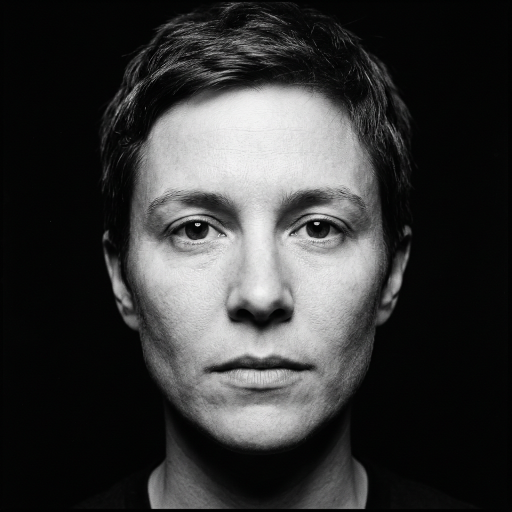
#> input picture assets/source/face.png, 1024 x 1024 px (shown at 1/2 size)
$ python make_logo.py
#> lines starting #> are read from the running program, lines starting #| are printed output that depends on the picture
"""Generates the soulkiller pixel glyph: a realistic face dissolving into data.

    uv run --with pillow python assets/make_logo.py   ->  assets/*.svg

The face is sampled from assets/source/face.png (an AI-generated portrait of a fictional
person), quantized into brightness levels and drawn as a red LED matrix. Pixels on the
right side break off and drift away.

Each variant is drawn for one display size so every cell lands on whole device pixels
(crisp at 1x and 2x). Show them at their native width/height, never scaled.
"""
from __future__ import annotations

import random
from pathlib import Path

from PIL import Image, ImageOps

HERE = Path(__file__).parent
SOURCE = HERE / "source" / "face.png"
CROP = (190, 30, 840, 930)  # left, top, right, bottom of the face in the source portrait
COLS = 20                    # face width in cells: fewer = chunkier, more = more realistic
LEVELS = 6                   # brightness steps (0 = off)
COLS_EXTRA = 7               # room on the right for drifting fragments

# Palette from jach.me/soulkiller (soulkiller.css)
RED = "#FF2D3F"          # --red
HIGHLIGHT = "#FF7F8A"    # brightest level: lit skin reads as a hot LED
RED_LINE = "#4A1219"     # --red-line: card borders
BG = "#010101"           # --background-color
OPACITY = {1: 0.18, 2: 0.36, 3: 0.58, 4: 0.82, 5: 1.0}


def face_levels(cols: int | None = None) -> list[list[int]]:
    """Sample the portrait into a grid of brightness levels 0..LEVELS-1."""
    cols = cols or COLS
    im = Image.open(SOURCE).convert("L").crop(CROP)
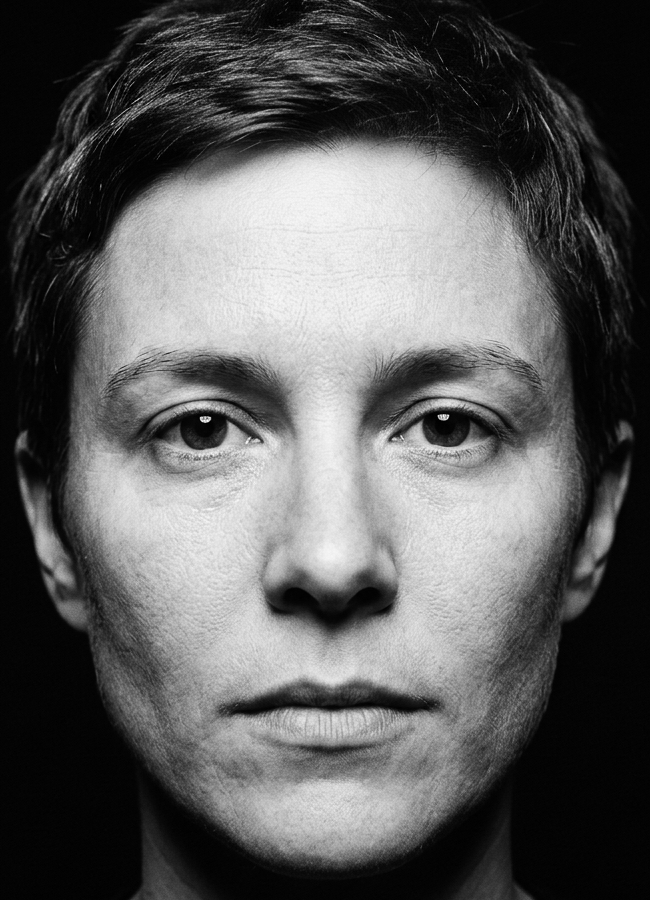
#> im: PIL image 650x900 L; min 0, max 253, mean 92.2
    rows = round(cols * im.height / im.width)
#> rows = 28
    im = ImageOps.autocontrast(im.resize((cols, rows), Image.Resampling.BOX), cutoff=(2, 1))
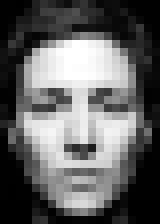
#> im: PIL image 20x28 L (shown 8 times larger); min 0, max 255, mean 98
    px = im.load()
    return [[min(LEVELS - 1, int((px[x, y] / 255) ** 1.3 * LEVELS)) for x in range(cols)] for y in range(rows)]


def pixels(seed=6):
    rnd = random.Random(seed)
    grid = face_levels()
#> grid = 28 items
    h, w = len(grid), len(grid[0])
#> h = 28; w = 20
    solid, fragments = [], []
    for y, row in enumerate(grid):
        for x, level in enumerate(row):
            if not level:
                continue
            # dissolution starts right of centre and grows towards the edge
            d = max(0.0, (x - w * 0.55) / (w * 0.45))
            if rnd.random() < d * 0.9:
                # pixel breaks off: drifts right and slightly up, fading
                dist = 1 + int(rnd.random() * (2 + d * COLS_EXTRA))
                fx, fy = x + dist, y - int(rnd.random() * dist * 0.6)
                if rnd.random() < 0.8:
                    fragments.append((fx, fy, level, max(0.2, 1 - dist / (COLS_EXTRA + 3))))
            else:
                solid.append((x, y, level))
#> this loop made 28 passes
#> row on passes 1 to 11: [0, 0, 0, 0, 0, 0, 0, 0, 0, 0, 0, 0, 0, 0, 0, 0, 0, 0, 0, 0], [0, 0, 0, 0, 0, 0, 1, 0, 1, 1, 0, 0, 0, 0, 0, 0, 0, 0, 0, 0], [0, 0, 0, 0, 0, 0, 0, 1, 1, 1, 1, 0, 0, 0, 0, 0, 0, 0, 0, 0], [0, 0, 0, 0, 0, 0, 0, 0, 0, 0, 0, 0, 0, 0, 0, 0, 0, 0, 0, 0], [0, 0, 0, 0, 0, 0, 0, 0, 1, 1, 2, 2, 2, 1, 0, 0, 0, 0, 0, 0], [0, 0, 0, 0, 0, 1, 3, 4, 5, 5, 5, 5, 5, 4, 2, 0, 0, 0, 0, 0], [0, 0, 0, 0, 3, 4, 5, 5, 5, 5, 5, 5, 5, 5, 4, 2, 0, 0, 0, 0], [0, 0, 0, 2, 4, 5, 5, 5, 5, 5, 5, 5, 5, 5, 4, 3, 1, 0, 0, 0], [0, 0, 0, 3, 4, 4, 5, 5, 5, 5, 5, 5, 5, 5, 4, 4, 2, 0, 0, 0], [0, 0, 0, 3, 4, 5, 5, 5, 5, 5, 5, 5, 5, 5, 5, 4, 2, 0, 0, 0], [0, 0, 0, 3, 4, 5, 5, 5, 5, 5, 5, 5, 4, 4, 4, 4, 2, 0, 0, 0]
#> after the loop, fragments = 23 items, first 6: (18, 6, 4, 0.6), (18, 7, 1, 0.8), (21, 8, 4, 0.4), (17, 9, 2, 0.9), (19, 11, 2, 0.7), (15, 12, 2, 0.9); solid = 265 items, first 6: (6, 1, 1), (8, 1, 1), (9, 1, 1), (7, 2, 1), (8, 2, 1), (9, 2, 1)
    return solid, fragments, w, h


def render(path: Path, tile: bool, cell: int, gap: int, pad: int = 2, glow: bool = True, seed: int = 6,
           centered: bool = False):
    """cell/gap are in CSS px at native size.

    centered=False: square canvas with face + debris centred (avatar, favicon).
    centered=True:  canvas symmetric around the face itself, so plain CSS centring centres the face.
    """
    solid, fragments, w, h = pixels(seed)
#> w = 20; h = 28
    if centered:
        cols, rows = w + 2 * COLS_EXTRA + 2 * pad, h + 2 * pad
        ox, oy = COLS_EXTRA + pad, pad
    else:
        total_w = w + COLS_EXTRA
#> total_w = 27
        cols = rows = max(total_w, h) + pad * 2
#> cols = 32; rows = 32
        ox, oy = (cols - total_w) // 2, (rows - h) // 2
#> ox = 2; oy = 2
    W, H = cols * cell, rows * cell
#> W = 192; H = 192

    def px(x, y, level, alpha=1.0):
        fill = HIGHLIGHT if level == LEVELS - 1 else RED
        a = OPACITY[level] * alpha
        op = "" if a >= 1 else f' opacity="{a:.2f}"'
        return (f'<rect x="{(x + ox) * cell}" y="{(y + oy) * cell}" '
                f'width="{cell - gap}" height="{cell - gap}" fill="{fill}"{op}/>')

    out = [f'<svg xmlns="http://www.w3.org/2000/svg" viewBox="0 0 {W} {H}" width="{W}" height="{H}" '
           f'role="img" aria-label="soulkiller">']
    if glow:
        # same soft red glow as the page's buttons (box-shadow: 0 0 24px var(--red-glow))
        out.append('<defs><filter id="glow" x="-30%" y="-30%" width="160%" height="160%">'
                   f'<feGaussianBlur stdDeviation="{cell * 0.8:g}" result="b"/>'
                   '<feColorMatrix in="b" values="0 0 0 0 1  0 0 0 0 0.176  0 0 0 0 0.247  0 0 0 0.45 0"/>'
                   '<feMerge><feMergeNode/><feMergeNode in="SourceGraphic"/></feMerge></filter></defs>')
    if tile:
        out.append(f'<rect x="0.5" y="0.5" width="{W - 1}" height="{H - 1}" fill="{BG}" stroke="{RED_LINE}"/>')
    out.append('<g filter="url(#glow)" shape-rendering="crispEdges">' if glow else '<g shape-rendering="crispEdges">')
    seen = set()
    for x, y, level in solid:
        out.append(px(x, y, level))
        seen.add((x, y))
#> this loop made 265 passes
#> (x, y, level, fill in px, a in px, op in px) on passes 1 to 3: (6, 1, 1, '#FF2D3F', 0.18, ' opacity="0.18"'), (8, 1, 1, '#FF2D3F', 0.18, ' opacity="0.18"'), (9, 1, 1, '#FF2D3F', 0.18, ' opacity="0.18"')
#> after the loop, out = 269 items; seen = 265 items
    for x, y, level, a in fragments:
        if (x, y) in seen or y + oy < 1 or x + ox >= cols:
            continue
        seen.add((x, y))
        out.append(px(x, y, level, a))
#> this loop made 23 passes
#> (x, y, level, fill in px, op in px) on passes 1, 2, 3, 4, 5, 8, 9, 12, 13, 14, 15, 16: (18, 6, 4, '#FF2D3F', ' opacity="0.49"'), (18, 7, 1, '#FF2D3F', ' opacity="0.14"'), (21, 8, 4, '#FF2D3F', ' opacity="0.33"'), (17, 9, 2, '#FF2D3F', ' opacity="0.32"'), (19, 11, 2, '#FF2D3F', ' opacity="0.25"'), (19, 12, 3, '#FF2D3F', ' opacity="0.29"'), (18, 14, 4, '#FF2D3F', ' opacity="0.66"'), (15, 16, 5, '#FF7F8A', ' opacity="0.80"'), (17, 16, 3, '#FF2D3F', ' opacity="0.52"'), (24, 14, 2, '#FF2D3F', ' opacity="0.14"'), (19, 17, 4, '#FF2D3F', ' opacity="0.49"'), (21, 17, 2, '#FF2D3F', ' opacity="0.18"')
#> (x, y, level) on passes 6, 7, 10, 11, 17, 18: (15, 12, 2), (17, 13, 1), (15, 14, 5), (14, 15, 5), (21, 17, 1), (16, 18, 5)
#> after the loop, out = 285 items; seen = 281 items
    out.append("</g>")
    out.append("</svg>")
    path.write_text("\n".join(out) + "\n")


VARIANTS = {
    # name: (tile, cell px, gap px, extra)
    "logo.svg":      (True, 6, 1, {}),                 # README, 192px
    "logo-mark.svg": (False, 10, 1, {}),               # OG image, big placements, 320px
    "face.svg":      (False, 9, 1, {"centered": True}),  # page decoration, 342px: fits a 390px phone
    "favicon.svg":   (True, 1, 0, {"pad": 0, "glow": False}),  # browsers downsample it
}

if __name__ == "__main__":
    for name, (tile, cell, gap, extra) in VARIANTS.items():
        render(HERE / name, tile=tile, cell=cell, gap=gap, **extra)
        head = open(HERE / name).readline()
        print(name, head.split('width="')[1].split('"')[0] + "x" + head.split('height="')[1].split('"')[0])
